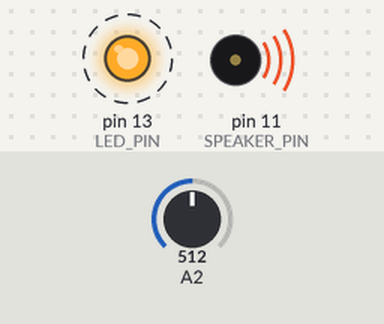
Bench run of a sketch on a simulated Arduino Uno, built with avr-gcc and run on an emulated ATmega328P. On the bench: output pins drawn as LEDs (lit = HIGH), buzzer (waves = sounding). Dashed ring = blinking. The inputs (shaded band) are chosen by the test bench; at power-on: A2 = 512. Random numbers use the default seed unless the sketch sets one.

Above: at 0.77 s.
1.3 s: A2 set to 122
At 1.39 s:
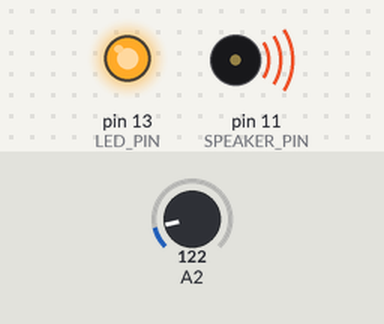
4.3 s: A2 set to 0
Timing chart, 0 to 13.3 s (numbered marks = the images above; inputs shaded):
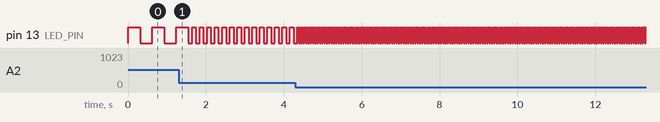

The sketch:

Raindrops_Ping_v.02.ino
```cpp
#define SAMPLE_RATE 22050
#define LED_PIN     13
#define LED_PORT    PORTB
#define LED_BIT     5
#define SPEAKER_PIN 11

uint8_t out;
int16_t lp1, lp2, bp2, lowns, sah, rndm, lfrt;
uint16_t phase = 0;
uint16_t phaseInc = 1;

ISR(TIMER1_COMPA_vect) {
    // Read analog input and map it to a useful range
    uint16_t potValue = analogRead(2);

    // Use potValue to control the rhythm (lfrt reset value)
    uint16_t rhythmControl = map(potValue, 0, 1023, 100, 2000);

    // Use potValue to control the pitch (phase increment)
    phaseInc = map(potValue, 0, 1023, 1, 100);

    rndm = rand();

    if (lfrt-- == 0) {
        lfrt = rhythmControl;
        sah = rndm;
        LED_PORT ^= 1 << LED_BIT;
    }

    // Generate a simple oscillator based on phase.. why!?!
    int16_t osc = (phase >> 8) - 128; // Convert to signed..
    phase += phaseInc;

    // Mix oscillator with noise for interesting textures
    bp2 = (osc/2 + sah/4 - bp2/32 - lp2) / 2 + bp2;
    lp2 = bp2/2 + lp2;
 //    lp2 = bp2/2 + lp2 + sah;// for fun!

    lowns += (rndm-lowns) / 64;
    lp1 += (rndm/32 - lp1) / 32;

    // Emphasize the sample-and-hold effect
    int16_t burst = (sah - 16384) / 128;

    // Mix everything together
    out = 128 + ((bp2/2 + burst + osc/4 + lowns/64 + lp1/64) / 32);

    OCR2A = 0xff & out;
}

void startPlayback()
{
    pinMode(SPEAKER_PIN, OUTPUT);
    pinMode(LED_PIN, OUTPUT);

    // Use internal clock (datasheet p.160)
    ASSR &= ~(_BV(EXCLK) | _BV(AS2));

    // Set fast PWM mode  (p.157)
    TCCR2A |= _BV(WGM21) | _BV(WGM20);
    TCCR2B &= ~_BV(WGM22);

    // Do non-inverting PWM on pin OC2A (p.155)
    // On the Arduino this is pin 11.
    TCCR2A = (TCCR2A | _BV(COM2A1)) & ~_BV(COM2A0);
    TCCR2A &= ~(_BV(COM2B1) | _BV(COM2B0));
    // No prescaler (p.158)
    TCCR2B = (TCCR2B & ~(_BV(CS12) | _BV(CS11))) | _BV(CS10);

    // Set initial pulse width to the first sample.
    OCR2A = 0;

    // Set up Timer 1 to send a sample every interrupt.
    cli();

    // Set CTC mode (Clear Timer on Compare Match) (p.133)
    // Have to set OCR1A *after*, otherwise it gets reset to 0!
    TCCR1B = (TCCR1B & ~_BV(WGM13)) | _BV(WGM12);
    TCCR1A = TCCR1A & ~(_BV(WGM11) | _BV(WGM10));

    // No prescaler (p.134)
    TCCR1B = (TCCR1B & ~(_BV(CS12) | _BV(CS11))) | _BV(CS10);

    // Set the compare register (OCR1A).
    // OCR1A is a 16-bit register, so we have to do this with
    // interrupts disabled to be safe.
    OCR1A = F_CPU / SAMPLE_RATE;    // 16e6 / 8000 = 2000

    // Enable interrupt when TCNT1 == OCR1A (p.136)
    TIMSK1 |= _BV(OCIE1A);

    sei();
}

void stopPlayback()
{
    // Disable playback per-sample interrupt.
    TIMSK1 &= ~_BV(OCIE1A);

    // Disable the per-sample timer completely.
    TCCR1B &= ~_BV(CS10);

    // Disable the PWM timer.
    TCCR2B &= ~_BV(CS10);

    digitalWrite(SPEAKER_PIN, LOW);
}


void setup() {

    startPlayback();

}

void loop() {

}
```

Measured:
- by itself, pin 13 (LED_PIN): alternates HIGH for 0.03 s and LOW for 0.03 s
